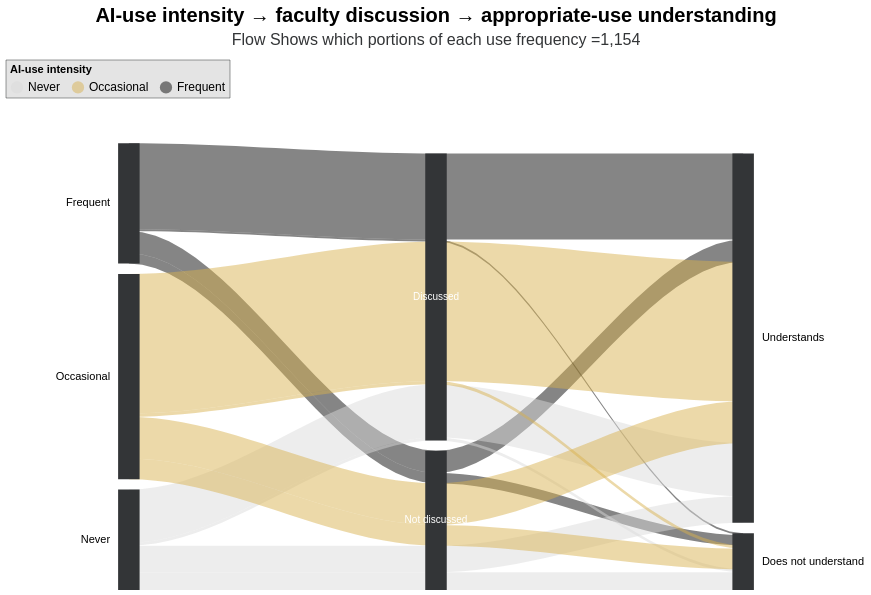

Notebook source saved alongside this figure:
### Markdown cell above
### An alluvial view of the guidance gap

This is a true respondent-conserving flow: each person appears once, and all three stages are
mutually exclusive. It avoids the duplicated-person problem that would arise from putting the
multiselect purpose battery directly into a Sankey.

### Code cell
def alluvial_layout(data, stages, stage_orders, weight_name="Respondents", gap=28, steps=24):
    # Return ribbon and node coordinates for a respondent-conserving alluvial chart.
    paths = (
        data.groupby(stages, observed=True)
        .size()
        .rename(weight_name)
        .reset_index()
    )
    paths["path_id"] = np.arange(len(paths))

    rank = {
        stage: {category: index for index, category in enumerate(stage_orders[stage])}
        for stage in stages
    }
    positions = {}
    node_rows = []

    for stage_index, stage in enumerate(stages):
        totals = paths.groupby(stage, observed=True)[weight_name].sum()
        cursor = 0.0
        for category in stage_orders[stage]:
            if category not in totals:
                continue
            node_total = float(totals[category])
            node_start = cursor
            subset = paths.loc[paths[stage].eq(category)].copy()
            other_stages = [column for column in stages if column != stage]
            subset["_sort"] = subset.apply(
                lambda row: tuple(rank[column][row[column]] for column in other_stages),
                axis=1,
            )
            subset = subset.sort_values("_sort")

            path_cursor = node_start
            for row in subset.itertuples(index=False):
                path_id = row.path_id
                weight = float(getattr(row, weight_name))
                positions[(stage_index, path_id)] = (path_cursor, path_cursor + weight)
                path_cursor += weight

            node_rows.append(
                {
                    "Stage": stage,
                    "StageIndex": stage_index,
                    "Category": category,
                    "Respondents": node_total,
                    "x0": stage_index - 0.035,
                    "x1": stage_index + 0.035,
                    "y0": node_start,
                    "y1": node_start + node_total,
                    "ymid": node_start + node_total / 2,
                }
            )
            cursor += node_total + gap

    ribbon_rows = []
    for _, row in paths.iterrows():
        path_id = int(row["path_id"])
        path_values = {stage: row[stage] for stage in stages}
        for segment in range(len(stages) - 1):
            left_low, left_high = positions[(segment, path_id)]
            right_low, right_high = positions[(segment + 1, path_id)]
            for fraction in np.linspace(0, 1, steps):
                smooth = fraction * fraction * (3 - 2 * fraction)
                ribbon_rows.append(
                    {
                        "Ribbon": f"{path_id}-{segment}",
                        "x": segment + fraction,
                        "y0": left_low + smooth * (right_low - left_low),
                        "y1": left_high + smooth * (right_high - left_high),
                        "Respondents": row[weight_name],
                        **path_values,
                    }
                )

    return pd.DataFrame(ribbon_rows), pd.DataFrame(node_rows)


flow_stages = ["usage_tier", "Faculty discussion", "Appropriate-use understanding"]
flow_orders = {
    "usage_tier": USAGE_TIER_ORDER,
    "Faculty discussion": ["Not discussed", "Discussed"],
    "Appropriate-use understanding": ["Does not understand", "Understands"],
}
flow_ribbons, flow_nodes = alluvial_layout(guidance_paths, flow_stages, flow_orders)

ribbons = (
    alt.Chart(flow_ribbons)
    .mark_area(opacity=0.48)
    .encode(
        x=alt.X("x:Q", axis=None, scale=alt.Scale(domain=[-0.35, 2.35])),
        y=alt.Y("y0:Q", axis=None),
        y2="y1:Q",
        detail="Ribbon:N",
        color=alt.Color(
            "usage_tier:N",
            sort=USAGE_TIER_ORDER,
            scale=alt.Scale(
                domain=USAGE_TIER_ORDER,
                range=[CU_LIGHT_GRAY, CU_GOLD, CU_BLACK],
            ),
            legend=alt.Legend(title="AI-use intensity"),
        ),
        tooltip=[
            alt.Tooltip("usage_tier:N", title="AI-use intensity"),
            "Faculty discussion:N",
            "Appropriate-use understanding:N",
            "Respondents:Q",
        ],
    )
)
nodes = (
    alt.Chart(flow_nodes)
    .mark_rect(color=CU_DARK_GRAY)
    .encode(x="x0:Q", x2="x1:Q", y="y0:Q", y2="y1:Q")
)

left_labels = (
    alt.Chart(flow_nodes.loc[flow_nodes["StageIndex"].eq(0)])
    .mark_text(align="right", dx=-8, fontSize=11)
    .encode(x="x0:Q", y="ymid:Q", text="Category:N")
)
middle_labels = (
    alt.Chart(flow_nodes.loc[flow_nodes["StageIndex"].eq(1)])
    .mark_text(align="center", baseline="middle", color="white", fontSize=10)
    .encode(x="StageIndex:Q", y="ymid:Q", text="Category:N")
)
right_labels = (
    alt.Chart(flow_nodes.loc[flow_nodes["StageIndex"].eq(2)])
    .mark_text(align="left", dx=8, fontSize=11)
    .encode(x="x1:Q", y="ymid:Q", text="Category:N")
)

alluvial_chart = style_chart(
    (ribbons + nodes + left_labels + middle_labels + right_labels).properties(
        width=860,
        height=480,
        title=alt.Title(
            "AI-use intensity → faculty discussion → appropriate-use understanding",
            subtitle=f"Flow Shows which portions of each use frequency ={len(guidance_paths):,}",
        ),
    )
)
alluvial_chart

### Figure 1 — Vega-Lite specification as saved in the notebook (floating-point values rounded to 4 significant figures; data arrays with more than 128 entries replaced by an {"elided": "..."} marker saying what was removed)
{"config": {"view": {"continuousWidth": 300, "continuousHeight": 300, "stroke": null}, "axis": {"domain": true, "domainColor": "#000000", "domainWidth": 1, "gridColor": "#D9D9D9", "gridOpacity": 0.33, "labelFont": "Arial", "labelFontSize": 12, "labelFontWeight": 600, "tickColor": "#333537", "tickWidth": 0.5, "ticks": true, "titleFont": "Arial", "titleFontSize": 14, "titleFontWeight": "bold"}, "axisX": {"orient": "bottom"}, "axisY": {"labelLimit": 500, "labelPadding": 10, "orient": "left"}, "legend": {"direction": "horizontal", "fillColor": "#E4E4E4", "labelFont": "Arial", "labelFontSize": 12, "offset": 12, "orient": "top", "padding": 4, "strokeColor": "#333537", "strokeWidth": 0.5, "symbolSize": 150, "title": null}, "title": {"align": "center", "anchor": "middle", "color": "#000000", "font": "Arial", "fontSize": 20, "fontWeight": "bolder", "frame": "group", "offset": 12, "subtitleColor": "#333537", "subtitleFont": "Arial", "subtitleFontSize": 16, "subtitlePadding": 6}}, "layer": [{"data": {"name": "data-25d5d673900409e4fcc6e652ba226080"}, "mark": {"type": "area", "opacity": 0.48}, "encoding": {"color": {"field": "usage_tier", "legend": {"title": "AI-use intensity"}, "scale": {"domain": ["Never", "Occasional", "Frequent"], "range": ["#D9D9D9", "#D8B04D", "#000000"]}, "sort": ["Never", "Occasional", "Frequent"], "type": "nominal"}, "detail": {"field": "Ribbon", "type": "nominal"}, "tooltip": [{"field": "usage_tier", "title": "AI-use intensity", "type": "nominal"}, {"field": "Faculty discussion", "type": "nominal"}, {"field": "Appropriate-use understanding", "type": "nominal"}, {"field": "Respondents", "type": "quantitative"}], "x": {"axis": null, "field": "x", "scale": {"domain": [-0.35, 2.35]}, "type": "quantitative"}, "y": {"axis": null, "field": "y0", "type": "quantitative"}, "y2": {"field": "y1"}}}, {"data": {"name": "data-1ba1e9c08840095e1457b2426a73de51"}, "mark": {"type": "rect", "color": "#333537"}, "encoding": {"x": {"field": "x0", "type": "quantitative"}, "x2": {"field": "x1"}, "y": {"field": "y0", "type": "quantitative"}, "y2": {"field": "y1"}}}, {"data": {"name": "data-9b70f976ac7b66b5ef9df48b6bd66341"}, "mark": {"type": "text", "align": "right", "dx": -8, "fontSize": 11}, "encoding": {"text": {"field": "Category", "type": "nominal"}, "x": {"field": "x0", "type": "quantitative"}, "y": {"field": "ymid", "type": "quantitative"}}}, {"data": {"name": "data-2820e298d09ed260c1cca205ba879466"}, "mark": {"type": "text", "align": "center", "baseline": "middle", "color": "white", "fontSize": 10}, "encoding": {"text": {"field": "Category", "type": "nominal"}, "x": {"field": "StageIndex", "type": "quantitative"}, "y": {"field": "ymid", "type": "quantitative"}}}, {"data": {"name": "data-fbb84d7d4fae260ef8c43c354972b146"}, "mark": {"type": "text", "align": "left", "dx": 8, "fontSize": 11}, "encoding": {"text": {"field": "Category", "type": "nominal"}, "x": {"field": "x1", "type": "quantitative"}, "y": {"field": "ymid", "type": "quantitative"}}}], "height": 480, "title": {"text": "AI-use intensity → faculty discussion → appropriate-use understanding", "subtitle": "Flow Shows which portions of each use frequency =1,154"}, "width": 860, "$schema": "https://vega.github.io/schema/vega-lite/v6.4.1.json", "datasets": {"data-25d5d673900409e4fcc6e652ba226080": {"elided": "576 records"}, "data-1ba1e9c08840095e1457b2426a73de51": [{"Stage": "usage_tier", "StageIndex": 0, "Category": "Never", "Respondents": 272.0, "x0": -0.035, "x1": 0.035, "y0": 0.0, "y1": 272.0, "ymid": 136.0}, {"Stage": "usage_tier", "StageIndex": 0, "Category": "Occasional", "Respondents": 556.0, "x0": -0.035, "x1": 0.035, "y0": 300.0, "y1": 856.0, "ymid": 578.0}, {"Stage": "usage_tier", "StageIndex": 0, "Category": "Frequent", "Respondents": 326.0, "x0": -0.035, "x1": 0.035, "y0": 884.0, "y1": 1210.0, "ymid": 1047.0}, {"Stage": "Faculty discussion", "StageIndex": 1, "Category": "Not discussed", "Respondents": 377.0, "x0": 0.965, "x1": 1.035, "y0": 0.0, "y1": 377.0, "ymid": 188.5}, {"Stage": "Faculty discussion", "StageIndex": 1, "Category": "Discussed", "Respondents": 777.0, "x0": 0.965, "x1": 1.035, "y0": 405.0, "y1": 1182.0, "ymid": 793.5}, {"Stage": "Appropriate-use understanding", "StageIndex": 2, "Category": "Does not understand", "Respondents": 154.0, "x0": 1.965, "x1": 2.035, "y0": 0.0, "y1": 154.0, "ymid": 77.0}, {"Stage": "Appropriate-use understanding", "StageIndex": 2, "Category": "Understands", "Respondents": 1000.0, "x0": 1.965, "x1": 2.035, "y0": 182.0, "y1": 1182.0, "ymid": 682.0}], "data-9b70f976ac7b66b5ef9df48b6bd66341": [{"Stage": "usage_tier", "StageIndex": 0, "Category": "Never", "Respondents": 272.0, "x0": -0.035, "x1": 0.035, "y0": 0.0, "y1": 272.0, "ymid": 136.0}, {"Stage": "usage_tier", "StageIndex": 0, "Category": "Occasional", "Respondents": 556.0, "x0": -0.035, "x1": 0.035, "y0": 300.0, "y1": 856.0, "ymid": 578.0}, {"Stage": "usage_tier", "StageIndex": 0, "Category": "Frequent", "Respondents": 326.0, "x0": -0.035, "x1": 0.035, "y0": 884.0, "y1": 1210.0, "ymid": 1047.0}], "data-2820e298d09ed260c1cca205ba879466": [{"Stage": "Faculty discussion", "StageIndex": 1, "Category": "Not discussed", "Respondents": 377.0, "x0": 0.965, "x1": 1.035, "y0": 0.0, "y1": 377.0, "ymid": 188.5}, {"Stage": "Faculty discussion", "StageIndex": 1, "Category": "Discussed", "Respondents": 777.0, "x0": 0.965, "x1": 1.035, "y0": 405.0, "y1": 1182.0, "ymid": 793.5}], "data-fbb84d7d4fae260ef8c43c354972b146": [{"Stage": "Appropriate-use understanding", "StageIndex": 2, "Category": "Does not understand", "Respondents": 154.0, "x0": 1.965, "x1": 2.035, "y0": 0.0, "y1": 154.0, "ymid": 77.0}, {"Stage": "Appropriate-use understanding", "StageIndex": 2, "Category": "Understands", "Respondents": 1000.0, "x0": 1.965, "x1": 2.035, "y0": 182.0, "y1": 1182.0, "ymid": 682.0}]}}
